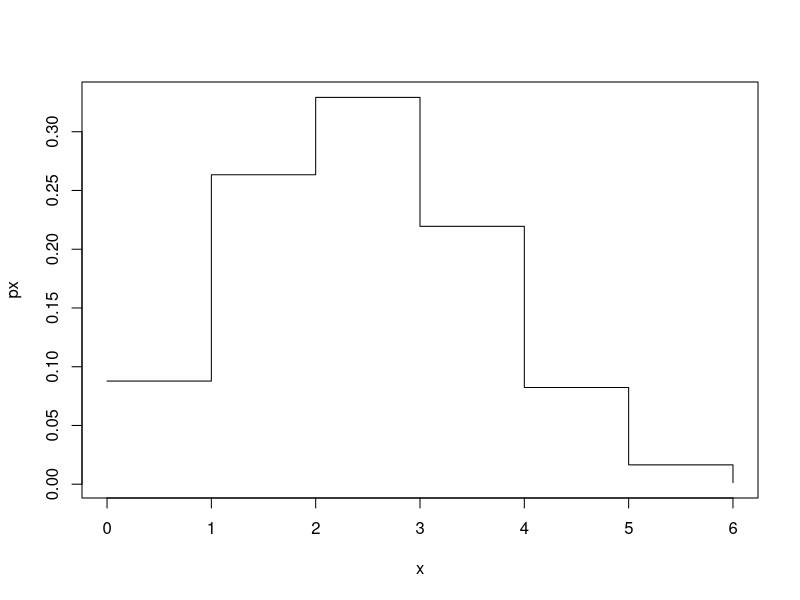
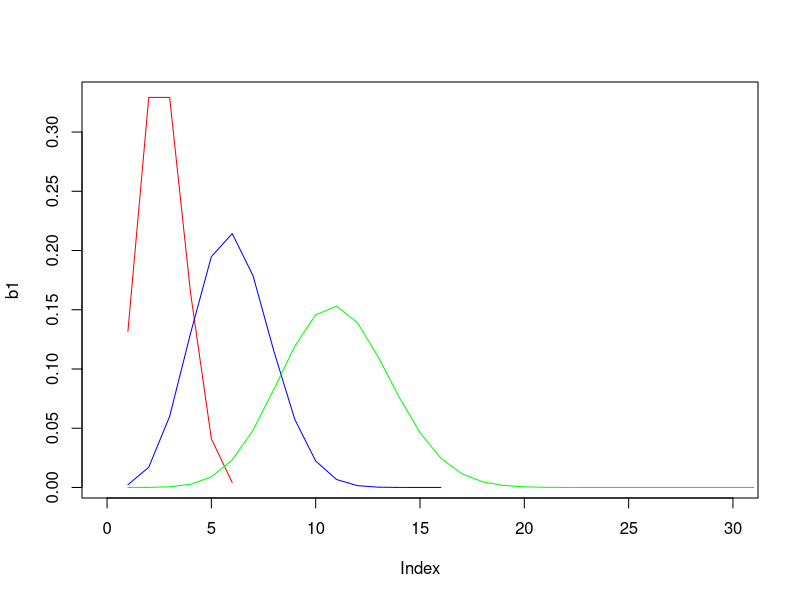
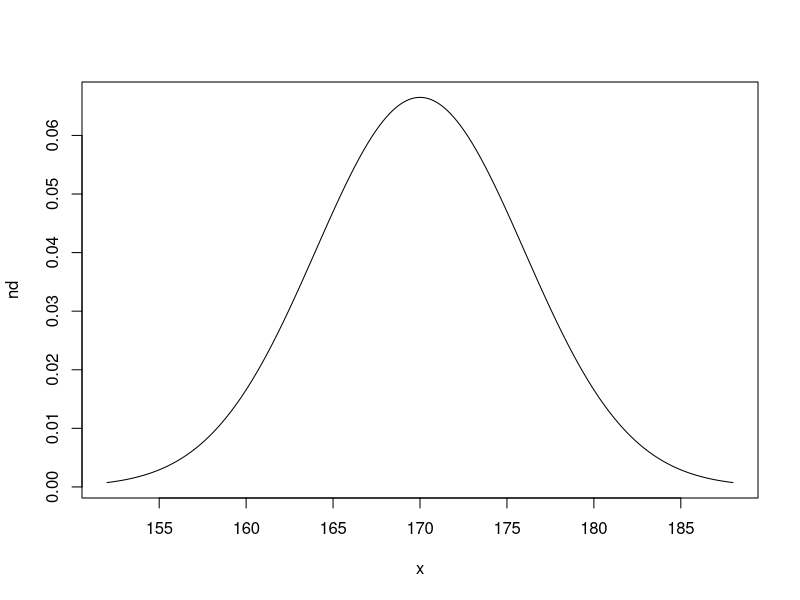
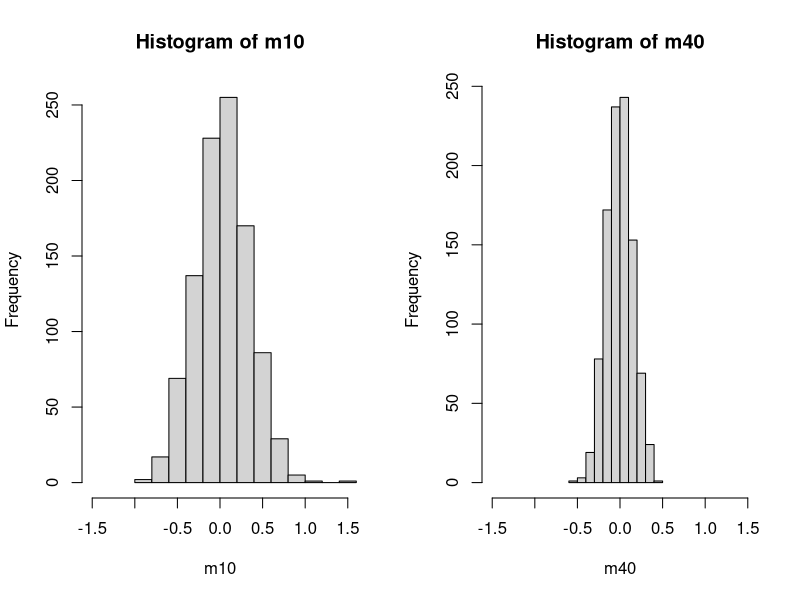
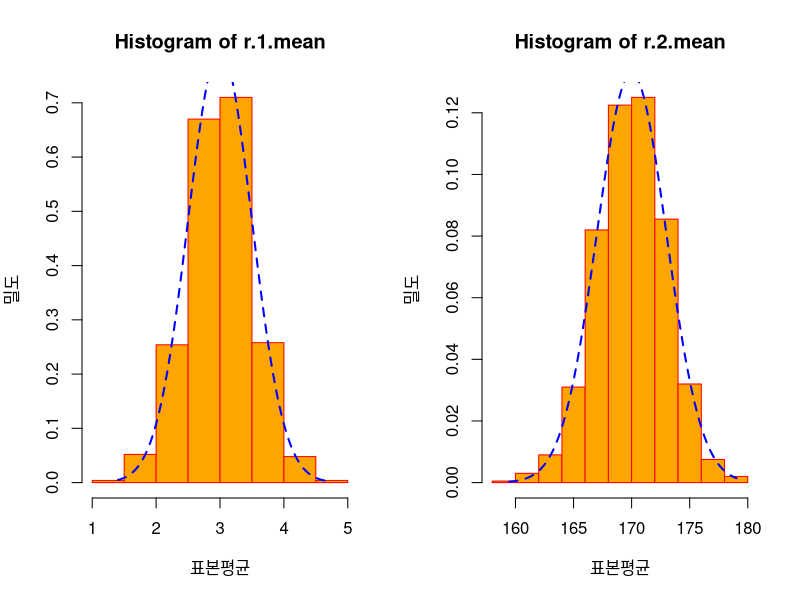
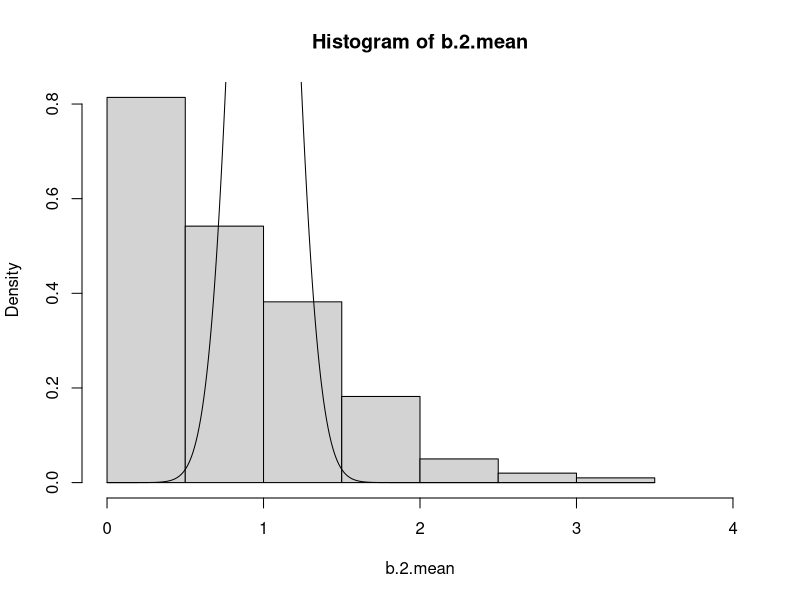

Source code (R) for these figures, in order:
x <- c(0, 1, 2)
px <- c(1 / 4, 1 / 2, 1 / 4)
Ex <- sum(x * px) # 평균
Var <- sum(x ^ 2 * px) - Ex ^ 2 # 분산

### 이항 분포 ##
n <- 6
p <- 1 / 3
x <- 0:n
px <- dbinom(x = x, size = n, prob = p)
px
plot(x, px, type = 's')

##누적 분포함수 ##
pbinom(q = 2, size = n, prob = p)
qbinom(p = 0.5, size = n, prob = p)
rbinom(n = 3, size = n, prob = p)
? rbinom
b1 <- dbinom(0:5, size = 5, prob = 1 / 3)
b2 <- dbinom(0:15, size = 15, prob = 1 / 3)
b3 <- dbinom(0:30, size = 30, prob = 1 / 3)

plot(b1,
     xlim = c(0, 30),
     col = 'red',
     type = 'l')
lines(b2, col = 'blue')
lines(b3, col = 'green')
mu <- 170
sigma <- 6
ll <- mu - 3 * sigma
up <- mu + 3 * sigma

x <- seq(ll, up, by = 0.01)
nd <- dnorm(x, mean = 170, sd = sigma)
plot(x, nd, type = "l")
? norm
1 - pnorm(q = 170, mean = mu, sd = sigma)
qnorm(p = 0.25, mean = mu, sd = sigma)
rnorm(n = 4, mean = mu, sd = sigma)
runif(n = 4, min = -1, max = 1)

options(digits = 3)
set.seed(1234)

p0.05 <- qnorm(0.05, mean = 0, sd = 1)
p0.025 <- qnorm(0.025, mean = 0, sd = 1)
p0.05
p0.025
###4장 반복문
r.n = rnorm(10)
sum_ini <- 0
for (i in r.n) {
  sum_ini = sum_ini + i
}
sum_ini
m <- matrix(1:12, ncol = 3)
m
m <- matrix(1:9, 9, ncol = 9)
m
for (dan in 2:3) {
  for (times in 1:9) {
    cat (dan, "X", times, "=", dan * times, '\n')
  }
}
m10 <- rep(NA, 1000)
m40 <- rep(NA, 1000)
for (i in 1:1000)
{
  m10[i] <- mean(rnorm(10))
  m40[i] <- mean(rnorm(40))
}
options(digits = 4)
cat("평균", mean(m10), " 표준편차:", sd(m10))
cat("평균", mean(m40), " 표준편차:", sd(m40))

par(mfrow = c(1, 2))
hist(m10, xlim = c(-1.5, 1.5))
hist(m40, xlim = c(-1.5, 1.5))

n <- 1000
r.1.mean <- rep(NA, n)
r.2.mean <- rep(NA, n)

for (i in 1:1000)
{
  r.1.mean[i] <- mean(rnorm(4, mean = 3, sd = 1))
  r.2.mean[i] <- mean(rnorm(4, mean = 170, sd = 6))
}
# r.1.mean
cat("평균", mean(r.1.mean), " 표준편차:", sd(r.1.mean))
cat("평균", mean(r.2.mean), " 표준편차:", sd(r.2.mean))

hist(
  r.1.mean,
  freq = F,
  xlab = "표본평균",
  ylab = "밀도",
  col = "orange",
  border = "red"
)
x1 <- seq(min(r.1.mean), max(r.1.mean), length = 1000)
y1 <- dnorm(x = x1,
            mean = 3,
            sd = 1 / sqrt(4))
lines(x1,
      y1,
      lty = 2,
      lwd = 2,
      col = "blue")

hist(
  r.2.mean,
  freq = F,
  xlab = "표본평균",
  ylab = "밀도",
  col = "orange",
  border = "red"
)
x1 <- seq(min(r.2.mean), max(r.2.mean), length = 1000)
y1 <- dnorm(x = x1,
            mean = 170,
            sd = 6 / sqrt(4))
lines(x1,
      y1,
      lty = 2,
      lwd = 2,
      col = "blue")
## 표본 평균의 분포
set.seed(10)
t <- 10
p <- 0.1
x <- 0:10
n <- 1000
b.2.mean <- rep(NA, n)
b.4.mean <- rep(NA, n)
b.32.mean <- rep(NA, n)
for (i in 1:n) {
  b.2.mean[i] <- mean(rbinom(2, size = t, prob = p))
  b.4.mean[i] <- mean(rbinom(4, size = t, prob = p))
  b.32.mean[i] <- mean(rbinom(32, size = t, prob = p))
  
}
mean(b.2.mean)
sd(b.2.mean)
mean(b.4.mean)
sd(b.4.mean)
mean(b.32.mean)
sd(b.32.mean)
par(mfrow = c(1, 1))
hist(b.2.mean, prob = T, xlim = c(0, 4))
x1 <- seq(min(b.2.mean), max(b.2.mean), length = 1000)
y1 <- dnorm(x = x1,
            mean = 1,
            sd = 0.9487 / sqrt(32))
lines(x1, y1)

cor1 = c(234, 234, 234, 233, 233, 233, 233, 231, 232, 231)
cor2 = c(146.3,
         146.4,
         144.1,
         146.7,
         145.2,
         144.1,
         143.3,
         147.3,
         146.7,
         147.3)
var.p<-function(x)
{
  n <- length(x)
  m <- mean(x)
  num <- sum((x - m) ^ 2)
  denom <- n
  var <- num / denom
  return (var)
}
var.p(cor1)
var.p(cor2)
